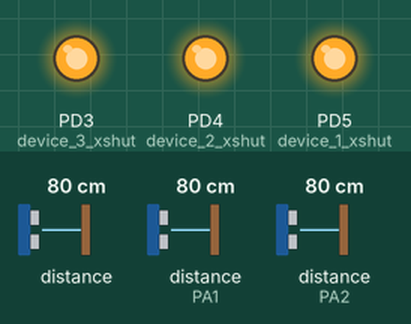
A program run on a simulated pyboard running MicroPython. Shown: output pins drawn as LEDs (lit = HIGH). The test bench sets the inputs (shaded band); at power-on: distance to the obstacle 80 cm, distance to the obstacle (sensors on PA1, PA2) 80 cm. Library files of the repository ran but are not shown: vl53l0x.py; what the program prints to the serial console is not drawn. At 0.4 s the program stops and its outputs stay as they are.

Above: at 0.3 s.
Timing chart, 0 to 1.8 s (numbered marks = the images above):
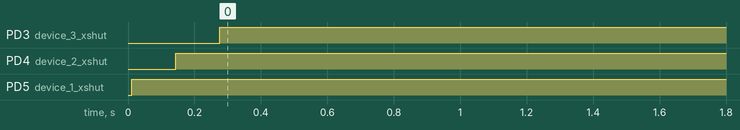

The program:

tof.py
```python
from machine import Pin, I2C
from vl53l0x import setup_tofl_device, TBOOT
import pyb
#
device_1_xshut = Pin('D5', Pin.OUT)
device_2_xshut = Pin('D4', Pin.OUT)
device_3_xshut = Pin('D3', Pin.OUT)

i2c_1 = I2C(1)

# Set this low to disable device 1
print("Setting up device 0")
device_1_xshut.value(0)
device_2_xshut.value(0)
device_3_xshut.value(0)

pyb.delay(10)

device_1_xshut.value(1)
device_2_xshut.value(1)
device_3_xshut.value(1)

device_2_xshut.value(0)
device_3_xshut.value(0)


tofl0 = setup_tofl_device(i2c_1, 40000, 12, 8)
tofl0.set_address(0x31)

device_2_xshut.value(1)
tofl1 = setup_tofl_device(i2c_1, 40000, 12, 8)
tofl1.set_address(0x30)

device_3_xshut.value(1)
tofl2 = setup_tofl_device(i2c_1, 40000, 12, 8)
tofl2.set_address(0x29)

left, right, front = tofl0.ping(), tofl1.ping(), tofl2.ping()
print(left, 'mm, ', right, 'mm', front, 'mm') # left = tofl0.ping() # print(left, 'mm')
```

Measured:
- by itself, PD3 (device_3_xshut): LOW → HIGH at 0.28 s
- by itself, PD4 (device_2_xshut): LOW → HIGH at 0.14 s
- by itself, PD5 (device_1_xshut): LOW → HIGH at 0.01 s
